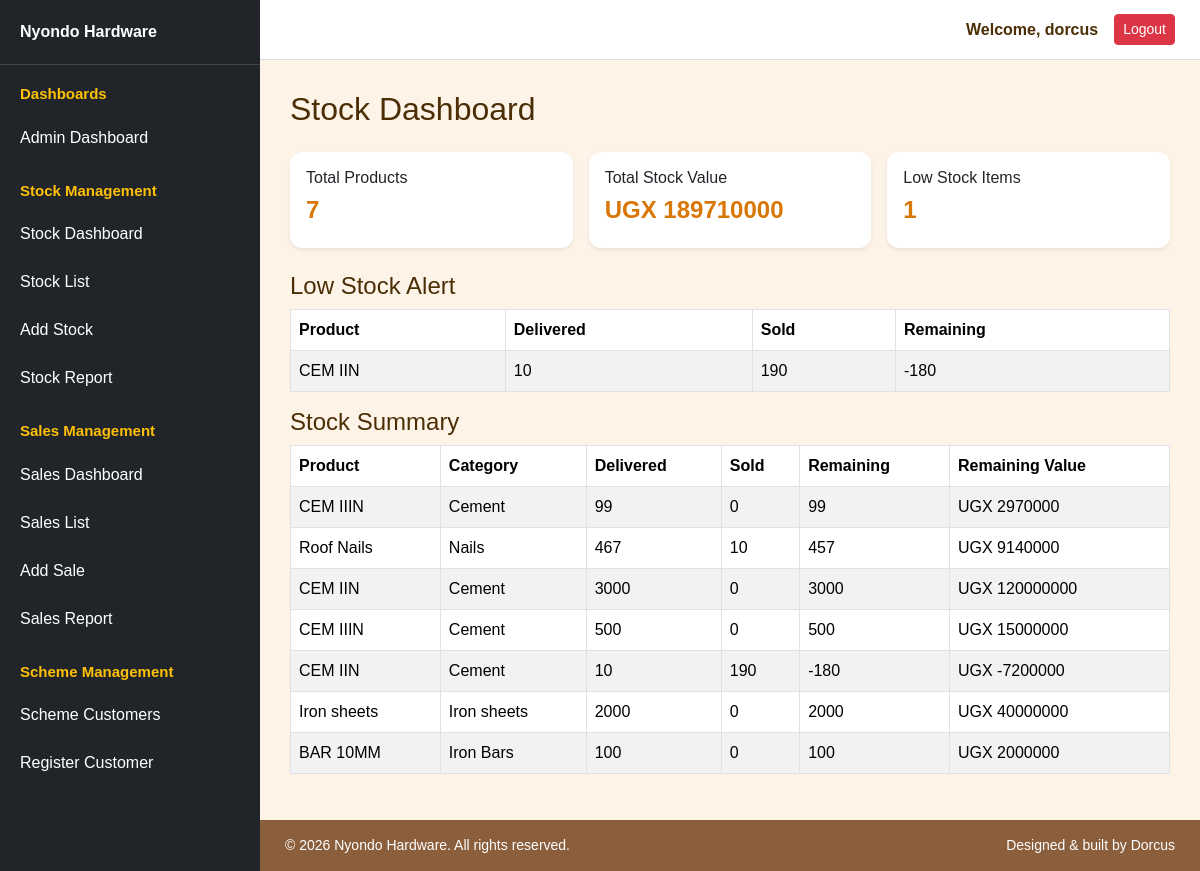
Page /nyondo/stock_dashboard/ (signed in) on the earlier database version.
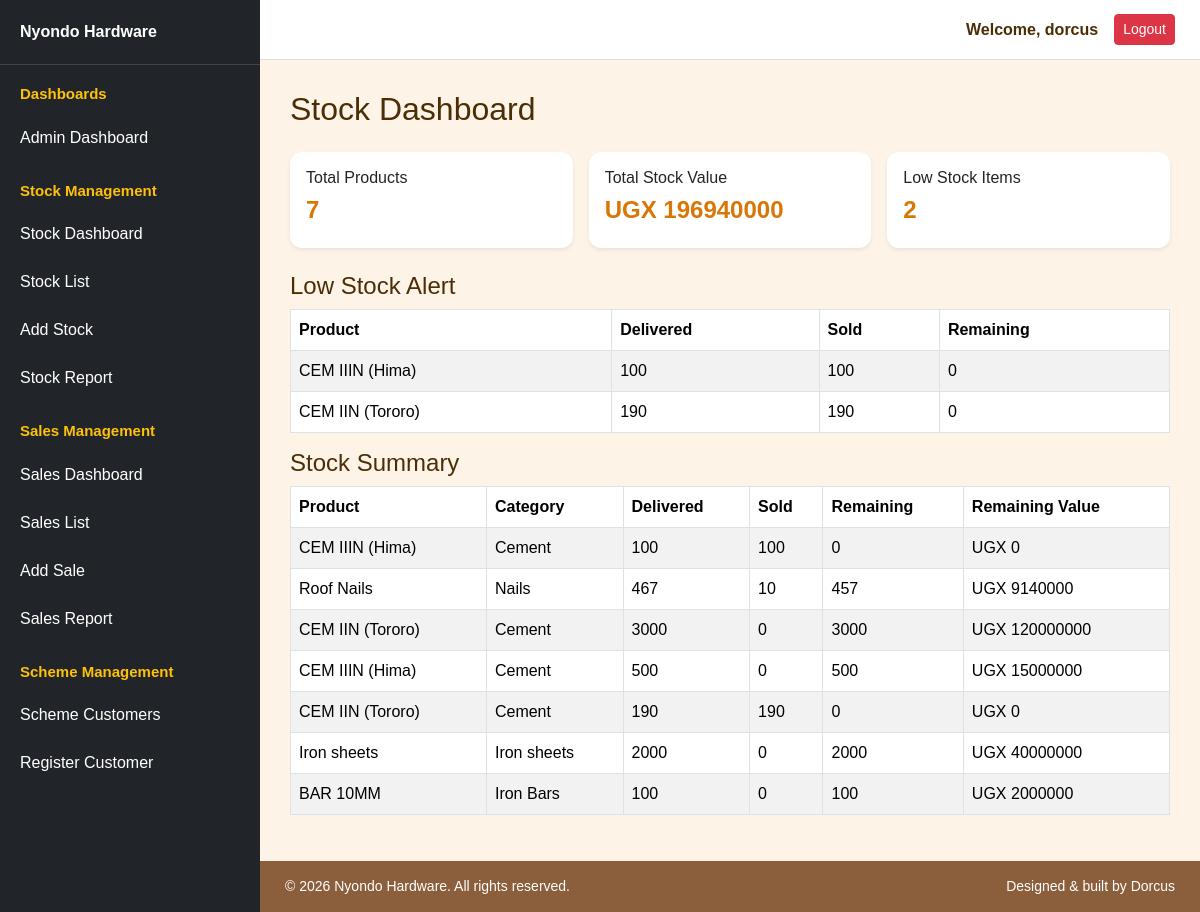
Same page on the later database version.
### nyondo/models.py (models this page shows, shortened)
class Stock(models.Model):
    PAYMENT_STATUS_CHOICES = [('Paid', 'Paid'), ('Not Paid', 'Not Paid')]
    PAYMENT_TYPE_CHOICES = [('Cash', 'Cash'), ('Mobile Money', 'Mobile Money'), ('Bank Transfer', 'Bank Transfer'), ('Credit', 'Credit')]
    supplier = models.CharField(max_length=100)
    category = models.CharField(max_length=100)
    product_name = models.CharField(max_length=100)
    quantity_delivered = models.PositiveIntegerField(default=0)
    unit_cost = models.DecimalField(max_digits=10, decimal_places=2)
    total_value_goods = models.DecimalField(max_digits=12, decimal_places=2, default=0)
    unit_price = models.DecimalField(max_digits=10, decimal_places=2)
    supplier_payment_status = models.CharField(max_length=20, choices=PAYMENT_STATUS_CHOICES, default='Not Paid')
    payment_type = models.CharField(max_length=50, choices=PAYMENT_TYPE_CHOICES, blank=True, null=True)
    date_added = models.DateTimeField(default=timezone.now)

### nyondo/views.py (the view)
# urls.py: path('stock_dashboard/', views.stock_dashboard, name='stock_dashboard'),
@login_required
@admin_or_stock_manager_required
def stock_dashboard(request):
    stocks = Stock.objects.annotate(
        quantity_sold=Coalesce(Sum("sale__quantity"), 0)
    ).annotate(
        remaining_quantity=F("quantity_delivered") - F("quantity_sold"),
        remaining_value=ExpressionWrapper(
            (F("quantity_delivered") - F("quantity_sold")) * F("unit_cost"),
            output_field=DecimalField(max_digits=12, decimal_places=2)
        )
    )
    total_products = Stock.objects.count()
    total_stock_value = Stock.objects.aggregate(
        total=Sum("total_value_goods")
    )["total"] or 0
    low_stock = stocks.filter(remaining_quantity__lte=5)
    recent_stock = Stock.objects.order_by("-date_added")[:10]
    context = {
        "stocks": stocks,
        "total_products": total_products,
        "total_stock_value": total_stock_value,
        "low_stock": low_stock,
        "recent_stock": recent_stock,
    }
    return render(request, "stock_dashboard.html", context)

### nyondo/templates/stock_dashboard.html
{% extends "base.html" %}
{% block content %}
<h2 class="mb-4">Stock Dashboard</h2>
<div class="row g-3 mb-4">
  <div class="col-md-4">
    <div class="card shadow-sm">
      <div class="card-body">
        <h6>Total Products</h6>
        <h4>{{ total_products }}</h4>
      </div>
    </div>
  </div>
  <div class="col-md-4">
    <div class="card shadow-sm">
      <div class="card-body">
        <h6>Total Stock Value</h6>
        <h4>UGX {{ total_stock_value }}</h4>
      </div>
    </div>
  </div>
  <div class="col-md-4">
    <div class="card shadow-sm">
      <div class="card-body">
        <h6>Low Stock Items</h6>
        <h4>{{ low_stock.count }}</h4>
      </div>
    </div>
  </div>
</div>
<h4>Low Stock Alert</h4>
<table class="table table-bordered table-striped">
  <thead>
    <tr>
      <th>Product</th>
      <th>Delivered</th>
      <th>Sold</th>
      <th>Remaining</th>
    </tr>
  </thead>
  <tbody>
    {% for stock in low_stock %}
    <tr>
      <td>{{ stock.product_name }}</td>
      <td>{{ stock.quantity_delivered }}</td>
      <td>{{ stock.quantity_sold }}</td>
      <td>{{ stock.remaining_quantity }}</td>
    </tr>
    {% empty %}
    <tr>
      <td colspan="4">No low stock items.</td>
    </tr>
    {% endfor %}
  </tbody>
</table>
<h4>Stock Summary</h4>
<table class="table table-bordered table-striped">
  <thead>
    <tr>
      <th>Product</th>
      <th>Category</th>
      <th>Delivered</th>
      <th>Sold</th>
      <th>Remaining</th>
      <th>Remaining Value</th>
    </tr>
  </thead>
  <tbody>
    {% for stock in stocks %}
    <tr>
      <td>{{ stock.product_name }}</td>
      <td>{{ stock.category }}</td>
      <td>{{ stock.quantity_delivered }}</td>
      <td>{{ stock.quantity_sold }}</td>
      <td>{{ stock.remaining_quantity }}</td>
      <td>UGX {{ stock.remaining_value }}</td>
    </tr>
    {% empty %}
    <tr>
      <td colspan="6">No stock available.</td>
    </tr>
    {% endfor %}
  </tbody>
</table>
{% endblock %}

Differences in the rows shown:
now on one of the page's lists (row edited): Stock: product_name "CEM IIIN (Hima)", quantity_delivered "100", quantity_sold "100", remaining_quantity "0"
changed Stock (number 1 of 7 on the later page): product_name "CEM IIIN" → "CEM IIIN (Hima)"; quantity_delivered "99" → "100"; quantity_sold "0" → "100"; remaining_quantity "99" → "0"; remaining_value "2970000" → "0"
changed Stock (number 2 of 7 on the later page): product_name "CEM IIN" → "CEM IIN (Tororo)"; quantity_delivered "10" → "190"; remaining_quantity "-180" → "0"; remaining_value "-7200000" → "0"
changed Stock (number 4 of 7 on the later page): product_name "CEM IIN" → "CEM IIN (Tororo)"
changed Stock (number 5 of 7 on the later page): product_name "CEM IIIN" → "CEM IIIN (Hima)"
Other differences:
{{ total_stock_value }}: "189710000" → "196940000"
{{ low_stock.count }}: "1" → "2"
